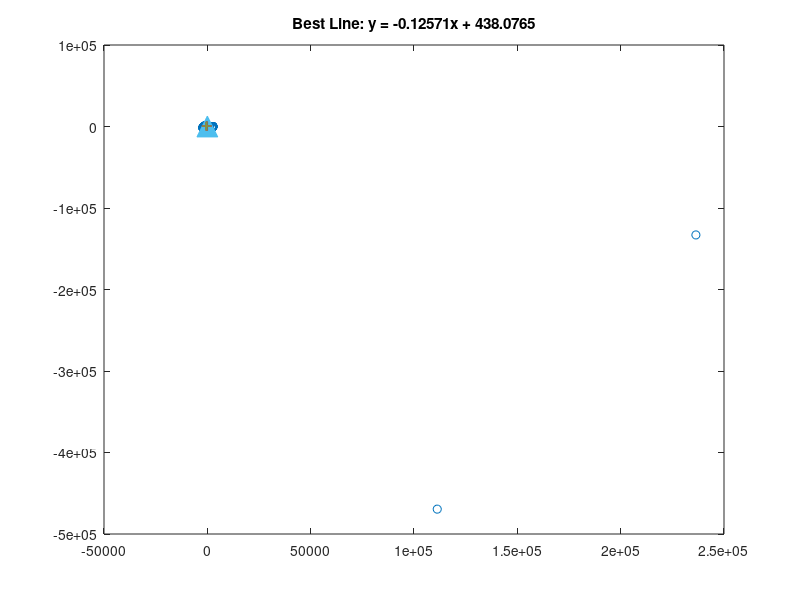

MATLAB code for this plot:
clear;
% 生成一些示例数据
%angles = [0.00, 1.55, 2.00, 2.93, 4.07, 5.41, 5.64, 7.49, 8.08, 9.47, 9.22, 10.18, 11.87, 12.73, 13.55, 14.64, 15.24, 16.83, 17.87, 18.39, 18.91, 20.12, 20.91, 21.74, 22.86, 23.91, 24.65, 25.79, 26.46, 26.82, 27.55, 29.51, 30.24, 30.96, 32.24, 32.70, 34.02, 33.96, 35.69, 36.79, 38.11, 38.01, 38.54, 40.89, 41.87, 41.20, 43.85, 44.27, 44.84, 45.90, 46.90, 47.56, 48.93, 49.01, 50.58, 51.31, 52.05, 52.54, 53.97, 53.82, 55.01, 56.46, 57.48, 58.75, 59.84, 60.53, 61.50, 62.23, 62.50, 63.97, 64.55, 65.57, 67.56, 67.86, 68.85, 68.97, 70.47, 71.77, 72.32, 73.41, 74.05, 75.87, 75.99, 77.06, 78.02, 78.32, 79.80, 81.14, 80.85, 82.64, 82.78, 84.85, 84.32, 85.88, 87.01, 88.19, 89.30, 89.52, 90.28, 91.16, 91.24, 92.84, 94.97, 94.95, 96.11, 97.02, 97.99, 100.05, 99.42, 100.52, 101.78, 102.52, 103.61, 103.88, 105.91, 106.86, 106.82, 108.82, 108.70, 110.25, 110.95, 111.77, 112.69, 114.02, 114.47, 115.68, 115.78, 117.89, 118.65, 119.18, 121.13, 121.37, 121.82, 122.87, 123.55, 124.07, 125.84, 126.25, 126.59, 128.22, 129.74, 130.69, 130.99, 132.54, 132.67, 134.23, 133.98, 135.65, 136.09, 137.41, 137.80, 140.29, 140.26, 141.07, 142.41, 143.78, 143.85, 144.64, 144.85, 146.90, 147.47, 148.95, 149.30, 149.60, 151.12, 151.72, 154.22, 154.56, 154.89, 155.34, 157.54, 157.83, 159.15, 159.37, 160.90, 159.14, 161.31, 163.30, 165.48, 165.69, 165.70, 167.08, 168.42, 168.41, 168.62, 171.26, 171.30, 172.31, 172.74, 174.48, 175.16, 175.58, 176.41, 177.98, 178.13, 179.22, 180.50, 182.30, 182.26, 183.09, 184.40, 186.12, 184.93, 184.71, 188.70, 189.53, 189.62, 190.84, 191.36, 192.55, 193.33, 194.96, 196.27, 196.40, 197.21, 198.63, 199.10, 199.69, 200.62, 203.00, 202.88, 204.21, 205.27, 206.10, 206.92, 206.24, 208.75, 209.04, 210.41, 211.69, 211.74, 213.17, 213.71, 214.39, 217.36, 216.77, 217.42, 219.32, 220.78, 219.95, 220.63, 223.20, 223.13, 222.42, 224.93, 225.95, 227.20, 226.79, 228.78, 230.28, 229.68, 231.15, 232.21, 233.13, 233.89, 235.57, 236.32, 236.97, 237.85, 236.70, 236.46, 240.36, 242.42, 242.17, 243.81, 244.14, 245.19, 246.28, 246.83, 248.06, 247.81, 250.22, 251.55, 252.43, 252.16, 253.79, 255.48, 254.34, 255.80, 257.83, 257.48, 258.84, 259.59, 261.17, 261.32, 261.35, 263.57, 265.48, 264.49, 266.07, 268.16, 269.21, 268.77, 265.94, 263.83, 273.21, 274.79, 274.35, 275.23, 275.51, 276.38, 278.38, 278.68, 278.53, 280.02, 281.45, 282.81, 282.38, 284.39, 281.61, 283.23, 286.27, 288.53, 288.88, 289.65, 289.53, 291.71, 293.59, 292.44, 292.85, 295.53, 295.73, 296.62, 298.00, 298.98, 299.07, 300.12, 302.00, 302.92, 302.54, 299.39, 306.73, 307.51, 306.06, 306.62, 309.31, 309.06, 309.25, 312.17, 313.04, 312.96, 314.25, 315.56, 317.01, 316.19, 317.93, 318.97, 319.59, 320.82, 321.26, 321.42, 323.43, 323.24, 324.75, 327.49, 326.70, 328.13, 328.26, 331.12, 330.79, 330.46, 332.94, 334.12, 331.40, 333.25, 336.06, 337.09, 336.78, 338.35, 341.36, 340.76, 341.16, 342.35, 344.54, 343.49, 344.92, 346.41, 346.89, 347.40, 350.42, 351.00, 350.13, 350.76, 351.96, 354.57, 355.28, 354.74, 357.80, 357.79, 357.02, 358.38, 359.98, 359.88, 358.31, 359.27, 358.69, 359.65, 359.63, 359.93, 358.01];
%angles = [0.00, 3.53, 15.79, 15.42, 69.13, 70.52, 71.27, 72.46, 72.47, 74.40, 75.34, 75.51, 86.03, 118.14, 130.57, 131.34, 132.10, 132.48, 143.24, 144.25, 144.36, 145.67, 148.85, 154.47, 161.89, 163.17, 172.34, 172.94, 174.70, 176.45, 176.85, 177.12, 179.08, 217.97, 234.78, 241.06, 242.67, 243.59, 243.66, 244.06, 245.86, 247.27, 246.93, 248.52, 249.68, 250.32, 250.94, 253.01, 253.20, 254.01, 254.03, 255.49, 257.83, 258.15, 257.15, 260.51, 261.86, 261.59, 261.59, 263.59, 264.46, 265.19, 266.03, 267.90, 268.10, 268.23, 270.49, 271.71, 271.22, 271.50, 273.43, 274.93, 275.31, 276.37, 278.22, 277.84, 278.23, 279.77, 281.19, 281.47, 282.07, 284.44, 284.64, 285.40, 286.11, 287.58, 288.72, 288.86, 289.22, 291.61, 292.33, 292.53, 293.71, 295.00, 295.19, 295.69, 297.69, 298.40, 299.07, 299.00, 302.11, 301.45, 302.86, 302.50, 305.35, 305.18, 306.14, 306.85, 309.95, 309.74, 309.60, 333.84];
%distances = [ 402, 393, 385, 118, 366,  432,  482,  483,  482, 482,  482,  484,  484,  485,  487,  486,  0,   499,  491,  493,  494,  496,  498 , 501 , 502, 504 , 508,  509,  514,  515,  518,  524,  526,  527,  531,  533, 541, 545 , 551 , 554 , 559 , 562 , 568,  577, 578 , 591 , 594 , 603 , 611 , 614, 624,  630,  637, 646,  658,  668,  678,  696, 705,  715,  718,  732,  753,  766,  772,  793, 817,  827,  838,  876,  879,  905, 931, 960,  262,  261,  263,  0,   0,   0,   0,   0,   0,   1322,  1384,  1577,  1788,  2051,  1418,  1446,  1235,  1232,  0,   0,   1147,  1146,  1144,  1143,  1140,  1136,  1139,  1134,  1131,  1130,  1128,  1135,  770,  795,  1131,  1132,  1133,  1135,  1135,  1138,  1138,  1141,  1143,  1148,  987,  957,  956,  980,  983,  1190,  1191,  1209,  1196,  1211,  2131,  2152,  2153,  2159,  2175,  2157,  2172,  2228,  2265,  2267,  2281,  2287,  2334,  2372,  0,   0,   0,   3768,  3783,  3840,  3944,  3965,  3955,  2581,  2542,  2548,  2471,  0,  0,   233,  0,   0,   372,  390,  2525,  2483,  2453,  2082,  1090,  1085,  1084,  740,  741,  741,  737,  736,  787,  788,  156,  824,  836,  810,  785,  857,  298,  1225,  1095,  0,   0,   0,   0,   266,  266,  266,  1995,  295,  297,  0,   2937,  0,  3463,  3948,  4440,  6445,  2978,  2883,  371,  373,  373,  375,  398,  383,  399,  401,  402,  401,  405,  412,  410,  388,  394,  410,  409,  413,  418,  417,  422,  424,  425,  429,  432,  434,  440,  442,  444,  446,  453,  459,  462,  415,  441,  442,  446,  426,  402,  404,  398,  386,  371,  378,  366,  352,  359,  349,  332,  318,  322,  318,  322,  323,  316,  311,  302,  302,  296,  292,  291,  288,  284,  279,  279,  279,  272,  273,  269,  269,  266,  264,  263,  262,  263,  265,  257,  256,  255,  255,  253,  254,  251,  251,  251,  250,  249,  249,  249,  248,  247,  247,  247,  247,  247,  247,  247,  248,  248,  248,  249,  250,  250,  249,  251,  251,  250,  252,  254,  255,  255,  255,  257,  258,  259,  259,  262,  263,  263,  266,  268,  271,  269,  274,  277,  279,  281,  283,  286,  287,  289,  294,  298,  294,  303,  307,  308,  309,  318,  325,  322,  325,  340,  345,  345,  349,  362,  363,  366,  377,  391,  382,  395,  411,  417,  410,  426,  446,  461,  449,  426,  0,   461,  460,  453,  451,  448,  446,  440,  437,  434,  431,  423,  423,  426,  422,  416,  416,  416,  411,  410,  410,  410,  407,  404,  404,  404,  402,  402,  402,  403,  403,  405,  403,  403,  404];
%distances = [ 118,  263,  266,  0,   0,   0,   0,   0,   0,   0,   0,   0,   0,   0,   0,   0,   0,   0,   0,   170,  171,  246,  281,  0,   0,   0,   0,   0,   265,  0,   296,  297,  296,  0,   0,   300,  295,  287,  286,  287,  283,  278,  275,  275,  273,  269,  269,  267,  265,  263,  262,  262,  259,  259,  258,  256,  254,  254,  254,  252,  251,  251,  250,  249,  249,  249,  248,  247,  247,  247,  247,  247,  247,  247,  247,  248,  248,  248,  249,  250,  250,  250,  251,  252,  252,  252,  255,  255,  255,  255,  259,  260,  260,  262,  265,  265,  267,  271,  271,  272,  273,  277,  279,  279,  283,  287,  289,  289,  291,  296,  297,  299];

%angles = [348.34, 63.62, 65.13, 76.34, 233.23, 235.83, 235.62, 237.21, 237.16, 238.41, 239.42, 240.54, 241.40, 243.07, 243.14, 244.15, 244.49, 247.08, 246.85, 247.36, 248.78, 250.36, 250.57, 251.02, 252.04, 253.02, 253.86, 254.87, 256.77, 258.34, 256.98, 259.11, 260.01, 260.87, 261.35, 263.74, 263.15, 263.49, 264.67, 266.78, 267.45, 267.58, 269.01, 270.51, 271.30, 271.73, 272.24, 274.09, 274.08, 274.92, 276.72, 277.24, 277.73, 279.58, 279.62, 280.69, 282.00, 283.25, 283.78, 283.56, 285.72, 286.50, 287.92, 288.69, 289.54, 289.54, 291.16, 290.87, 292.86, 293.52, 296.27, 296.14, 294.95, 297.70, 299.34, 298.58, 300.12, 301.26, 302.81, 303.15, 304.00, 304.42, 300.58, 298.75, 304.56, 309.45, 308.78, 309.54, 311.45, 311.55, 313.01, 314.81, 315.47, 316.25, 316.93, 317.80, 318.64, 320.24, 320.49, 321.38, 323.51, 322.41, 324.61, 324.84, 347.13, 348.05, 347.74, 351.05, 350.67, 350.63, 352.64, 354.41, 355.43, 354.28, 356.41, 358.43, 358.29, 357.38, 359.26, 359.30, 358.52, 359.48, 354.27, 355.21, 356.15, 357.09, 358.03];
%distances =[ 365, 250, 248, 260, 382, 395, 391, 388, 391, 390, 377, 379, 373, 362, 356, 353, 347, 345, 341, 339, 332, 329, 326, 320, 318, 315, 313, 313, 309, 307, 305, 302, 302, 299, 296, 297, 294, 292, 290, 290, 289, 287, 286, 286, 283, 283, 282, 283, 280, 280, 280, 280, 279, 279, 280, 279, 279, 279, 279, 280, 280, 280, 280, 280, 281, 281, 282, 282, 283, 284, 285, 286, 287, 288, 290, 293, 292, 292, 296, 299, 298, 301, 304, 304, 303, 310, 314, 311, 314, 318, 323, 321, 327, 334, 335, 337, 349, 350, 349, 350, 361, 340, 357, 380, 391, 385, 385, 108, 396, 398, 396, 392, 390, 389, 386, 385, 383, 383, 381, 343, 343, 379, 379, 342, 381, 380, 362];

%angles = [330.29, 1.00,  1.92,  3.49,  4.03,  4.95,  5.73,  7.61,  7.96,  9.39,  9.77,  10.85, 11.61, 12.28, 13.93, 14.52, 15.37, 16.11, 17.34, 17.43, 19.21, 20.19, 20.69, 21.73, 22.81, 23.44, 24.91, 24.85, 26.23, 27.11, 27.65, 28.48, 29.83, 31.88, 31.59, 33.18, 33.61, 34.51, 35.41, 35.69, 37.38, 37.98, 39.26, 40.78, 41.19, 41.75, 43.42, 43.41, 44.03, 45.45, 46.49, 47.40, 48.19, 49.36, 50.40, 50.39, 52.86, 52.75, 54.19, 60.20, 71.92, 73.37, 73.36, 75.81, 75.42, 76.89, 78.01, 78.31, 79.53, 80.44, 81.25, 82.53, 83.11, 84.22, 84.63, 85.60, 86.55, 88.21, 88.79, 89.83, 90.77, 156.22, 156.90, 158.13, 158.80, 271.96, 278.37, 319.37, 320.45, 321.05, 321.41, 323.52, 324.16, 324.88, 325.72, 327.16, 327.30, 327.42, 329.59, 330.83, 331.49, 331.92, 333.21, 334.42, 334.44, 335.00, 337.09, 337.26, 337.96, 340.22, 341.94, 341.99, 341.93, 343.43, 344.74, 344.69, 346.33, 346.86, 348.69, 347.89, 349.58, 350.48, 351.24, 351.35, 353.81, 354.51, 355.22, 355.66, 356.38, 358.46, 358.56, 359.71, 359.52];
%distances =[276, 270, 270, 269, 269, 270, 269, 270, 269, 270, 270, 270, 270, 271, 271, 273, 273, 273, 275, 275, 277, 278, 280, 280, 282, 284, 284, 286, 287, 290, 292, 294, 295, 297, 299, 300, 305, 306, 310, 312, 317, 319, 322, 328, 328, 335, 337, 341, 348, 348, 353, 362, 366, 373, 377, 384, 389, 397, 396, 398, 398, 396, 96, 383, 385, 383, 380, 379, 376, 376, 372, 373, 372, 370, 368, 368, 336, 327, 352, 352, 248, 300, 297, 357, 395, 399, 397, 389, 380, 369, 372, 368, 356, 354, 349, 343, 335, 331, 334, 326, 323, 318, 318, 312, 310, 308, 305, 302, 300, 298, 296, 293, 291, 290, 289, 284, 283, 283, 280, 279, 280, 277, 275, 275, 275, 274, 273, 272, 272, 271, 271, 271, 271];

% angles = [1.72,  2.38,  3.79,  3.49,  5.36,  5.66,  7.07,  7.76,  8.75,  9.79,  11.26, 11.72, 12.05, 13.41, 14.79, 15.23, 16.42, 17.20, 18.18, 18.64, 20.12, 20.68, 21.44, 22.48, 24.09, 24.88, 25.42, 26.44, 27.73, 27.65, 29.31, 30.25, 31.19, 32.13, 32.52, 33.59, 34.94, 34.80, 36.02, 37.80, 38.33, 39.12, 40.68, 40.90, 42.19, 42.84, 44.14, 44.39, 45.76, 46.91, 47.30, 48.70, 49.87, 50.71, 51.33, 52.31, 53.05, 53.62, 55.17, 56.52, 56.72, 58.88, 59.06, 61.25, 61.64, 62.26, 63.00, 64.19, 64.82, 67.01, 67.37, 68.87, 69.32, 70.51, 71.55, 72.27, 72.48, 74.34, 75.08, 76.00, 76.98, 77.46, 78.95, 79.35, 80.21, 81.38, 82.35, 83.48, 84.16, 85.17, 86.15, 86.57, 88.24, 89.32, 90.26, 90.57, 91.39, 92.43, 93.04, 94.26, 95.56, 97.31, 96.28, 97.63, 98.94, 99.56, 100.09, 101.41, 102.81, 103.76, 104.47, 104.90, 102.36, 105.27, 107.17, 109.98, 109.74, 110.33, 111.33, 112.53, 114.10, 114.30, 115.84, 116.69, 117.30, 118.69, 119.14, 120.07, 121.13, 121.54, 123.16, 123.77, 124.62, 158.72, 162.52, 285.46, 285.89, 287.50, 289.10, 290.17, 289.79, 292.25, 293.04, 291.69, 292.94, 294.91, 296.08, 295.87, 297.53, 298.74, 300.05, 299.68, 301.58, 302.77, 301.69, 302.95, 306.06, 306.57, 305.20, 310.81, 313.42, 313.59, 314.80, 316.25, 316.70, 318.36, 318.65, 319.93, 320.57, 321.21, 321.81, 323.18, 324.56, 324.66, 325.65, 327.40, 327.17, 329.30, 330.08, 331.40, 331.95, 331.73, 333.77, 335.28, 334.78, 335.68, 337.35, 337.98, 337.48, 339.65, 341.66, 342.03, 341.74, 342.83, 344.77, 345.73, 345.50, 347.41, 349.39, 348.74, 350.00, 351.40, 351.14, 351.74, 354.11, 354.66, 355.88, 355.92, 356.84, 358.93, 358.51, 359.54];
% distances = [399, 291, 291, 290, 290, 290, 290, 290, 290, 290, 290, 290, 290, 291, 291, 292, 292, 293, 293, 294, 296, 296, 298, 299, 300, 301, 303, 305, 307, 308, 310, 310, 313, 315, 319, 320, 324, 324, 327, 330, 332, 338, 342, 345, 348, 353, 358, 358, 365, 371, 375, 377, 384, 388, 393, 400, 406, 413, 420, 427, 433, 440, 449, 429, 450, 444, 439, 436, 101, 102, 418, 414, 413, 407, 405, 399, 398, 395, 392, 388, 386, 385, 383, 370, 364, 376, 374, 373, 373, 355, 345, 343, 342, 348, 447, 447, 445, 445, 445, 444, 444, 443, 443, 443, 443, 444, 444, 445, 445, 446, 447, 448, 448, 449, 452, 454, 454, 454, 457, 459, 462, 464, 464, 469, 472, 473, 475, 480, 485, 482, 489, 495, 499, 270, 106, 414, 415, 418, 443, 444, 443, 445, 448, 449, 449, 455, 455, 457, 458, 465, 465, 464, 472, 475, 476, 477, 482, 488, 493, 497, 482, 491, 489, 479, 460, 462, 456, 437, 429, 421, 424, 413, 402, 393, 397, 380, 376, 372, 367, 360, 357, 360, 348, 345, 342, 342, 341, 330, 331, 329, 321, 320, 319, 317, 312, 312, 313, 310, 306, 305, 305, 302, 301, 300, 299, 295, 296, 295, 295,  291, 290, 290];

angles = [1.07,  1.61,  3.13,  3.37,  5.06,  6.21,  7.27,  8.49,  8.53,  9.78,  10.53, 11.38, 12.58, 13.41, 14.66, 14.81, 16.49, 17.54, 18.62, 19.41, 20.55, 21.05, 21.50, 22.60, 23.15, 24.93, 25.65, 26.25, 27.22, 28.24, 29.39, 29.84, 30.89, 31.59, 32.26, 33.30, 34.93, 35.94, 36.74, 37.38, 38.47, 39.37, 39.71, 40.77, 42.04, 43.08, 44.03, 44.78, 45.62, 46.07, 47.65, 48.60, 49.22, 50.45, 51.85, 52.60, 54.61, 55.10, 55.80, 57.13, 57.30, 58.32, 59.56, 59.95, 61.43, 61.69, 62.53, 64.48, 65.02, 65.88, 67.35, 67.67, 68.72, 69.63, 71.01, 72.32, 73.10, 74.19, 75.93, 75.52, 76.70, 77.39, 78.82, 79.35, 79.88, 81.37, 82.09, 83.71, 83.94, 85.56, 86.13, 86.51, 87.73, 89.92, 91.07, 91.49, 92.78, 94.00, 94.22, 95.49, 96.34, 96.66, 98.01, 98.74, 100.34, 101.24, 101.77, 102.46, 103.78, 105.08, 104.81, 105.96, 106.88, 108.03, 109.05, 110.74, 110.90, 111.39, 112.18, 113.80, 113.73, 114.77, 115.65, 117.90, 117.78, 118.68, 120.74, 121.17, 121.67, 122.16, 123.63, 124.83, 125.07, 126.66, 127.66, 128.56, 128.89, 130.05, 130.68, 131.59, 133.21, 134.10, 135.30, 134.76, 136.37, 137.93, 137.99, 139.54, 140.12, 144.92, 146.32, 146.03, 147.70, 148.71, 149.02, 149.71, 151.39, 153.11, 152.88, 153.57, 159.70, 161.05, 162.56, 164.06, 165.21, 166.64, 165.71, 168.33, 169.72, 169.38, 169.35, 171.72, 172.97, 172.91, 173.63, 175.83, 176.18, 176.12, 177.86, 179.70, 179.47, 181.06, 182.55, 184.08, 183.91, 185.03, 186.76, 186.63, 187.06, 188.67, 190.60, 190.10, 191.54, 192.88, 193.58, 194.30, 194.01, 198.39, 199.08, 199.63, 201.28, 202.23, 202.63, 203.91, 204.78, 205.50, 206.57, 206.73, 208.93, 209.71, 209.57, 210.26, 211.72, 213.23, 213.81, 215.02, 216.43, 216.77, 216.33, 217.26, 220.24, 220.24, 220.82, 222.48, 223.99, 223.38, 224.28, 225.98, 226.85, 227.07, 227.49, 230.92, 230.52, 230.57, 232.24, 234.05, 233.02, 234.33, 236.20, 237.72, 237.47, 237.83, 239.00, 241.52, 240.46, 243.11, 243.89, 243.74, 244.79, 244.45, 248.15, 248.09, 248.42, 250.26, 250.65, 251.12, 251.10, 253.58, 254.67, 254.18, 257.69, 260.56, 261.78, 260.62, 263.68, 265.23, 265.43, 265.57, 267.77, 268.34, 268.96, 269.04, 271.34, 272.34, 272.52, 272.90, 275.09, 275.72, 275.04, 277.19, 278.71, 278.32, 278.68, 280.82, 282.62, 282.83, 283.33, 284.95, 286.21, 285.42, 287.14, 288.66, 288.46, 288.79, 291.69, 292.83, 292.86, 293.39, 295.37, 295.74, 295.89, 296.86, 299.66, 299.68, 300.12, 299.91, 303.29, 302.67, 302.95, 304.79, 306.82, 306.40, 306.70, 308.57, 310.07, 309.45, 310.08, 313.07, 313.32, 312.62, 315.30, 316.65, 316.72, 317.13, 319.22, 319.60, 319.90, 320.78, 323.13, 323.02, 323.18, 323.93, 327.08, 326.66, 327.24, 328.88, 330.63, 330.40, 329.91, 332.48, 334.17, 333.26, 334.46, 336.64, 338.08, 338.00, 338.06, 339.60, 340.33, 340.85, 342.47, 344.63, 344.57, 343.61, 345.77, 347.30, 348.08, 347.35, 350.57, 351.55, 351.11, 351.33, 353.40, 354.58, 355.31, 356.75, 357.04, 357.61, 358.90, 359.88, 359.56, 359.60];
distances = [260, 261, 262, 262, 264, 265, 267, 267, 268, 270, 271, 273, 273, 276, 277, 278, 282, 283, 285, 286, 291, 291, 294, 297, 301, 305, 306, 311, 315, 318, 320, 326, 330, 334, 336, 344, 348, 355, 359, 369, 374, 376, 385, 392, 400, 409, 415, 421, 401, 481, 425, 423, 415, 409, 407, 404, 402, 398, 392, 392, 387, 384, 382, 378, 377, 373, 371, 369, 373, 360, 362, 361, 359, 358, 358, 357, 356, 340, 332, 330, 329, 330, 435, 434, 426, 418, 417, 448, 437, 435, 435, 437, 437, 438, 438, 440, 442, 443, 445, 446, 448, 448, 452, 454, 455, 457, 461, 463, 464, 469, 475, 475, 476, 479, 488, 489, 492, 498, 506, 509, 514, 519, 527, 525, 533, 544, 553, 548, 558, 563, 573, 578, 601, 605, 602, 617, 632, 636, 644, 670, 681, 690, 707, 710, 754, 784, 812, 852, 860, 894, 889, 935, 980, 980, 284, 322, 366, 363, 1401, 1628, 1615, 1360, 1195, 1195, 1193, 1158, 1121, 1137, 1123, 1137, 123, 124, 124, 1104, 765, 790, 780, 1175, 1140, 1138, 1129, 1140, 1137, 1128, 1121, 1120, 1131, 1155, 1154, 1039, 1034, 1039, 1059, 1035, 1169, 1180, 1206, 1152, 1148, 2149, 2180, 2187, 2214, 2228, 2238, 2262, 2260, 2292, 2320, 2340, 2374, 2413, 2408, 2437, 2463, 2595, 2601, 2625, 2680, 2705, 2733, 2756, 2630, 2672, 2697, 2677, 2632, 2661, 2625, 2618, 2572, 2565, 2537, 2491, 1166, 1156, 1154, 1185, 1203, 1183, 849, 797, 793, 796, 789, 811, 943, 949, 967, 399, 399, 320, 326, 1850, 336, 1647, 3496, 3326, 3529, 4504, 2932, 2927, 2936, 2933, 422, 421, 422, 447, 448, 448, 448, 451, 451, 451, 455, 456, 456, 458, 461, 464, 463, 466, 474, 475, 474, 478, 482485, 489, 492, 498, 500, 501, 506, 493, 488, 494, 466, 457, 443, 438, 419, 412, 417, 394, 379, 380, 382, 368, 352, 362, 354, 342, 340, 334, 334, 325, 320, 319, 315, 310, 310, 305, 298, 297, 297, 296, 288, 286, 286, 283, 280, 280, 280, 276, 273, 272, 271268, 267, 268, 1038, 1179, 1172, 1195, 1150, 2149, 2171, 2177, 2202, 2209, 2208, 2249, 2265, 2290, 2292, 2313, 2346, 2374, 2370, 2413, 2461, 2452, 2550, 2605, 2625, 2625, 2694, 2771, 2766, 2654, 2690, 2721, 2682];
% 将极坐标转换为直角坐标
x = distances .* cosd(angles);
y = distances .* sind(angles);
% 合并数据
data = [x; y];

% 绘制数据点
figure;
plot(data(1,:), data(2,:), 'o');
hold on;

iter = 1000;
number = size(data, 2); % 总点数
bestParameter1 = 0;
bestParameter2 = 0;
sigma = 4;
q_num = 38; %符合直线的标准点数
pretotal = 0; % 符合拟合模型的数据的个数

j=1;
for i = 1:iter
    % 随机选择两个点
    idx = randperm(number, 2);
    sample = data(:, idx);

    % 拟合直线方程 y = kx + b
    line = zeros(1, 3);
    x = sample(1, :);
    y = sample(2, :);

    k = (y(1) - y(2)) / (x(1) - x(2)); % 直线斜率
    b = y(1) - k * x(1);
    line = [k -1 b];

    mask = abs(line * [data; ones(1, size(data, 2))]); % 求每个数据到拟合直线的距离
    total = sum(mask < sigma); % 计算数据距离直线小于一定阈值的数据的个数

    if total > pretotal % 找到符合拟合直线数据最多的拟合直线
        pretotal = total;
        bestline = line; % 找到最好的拟合直线
    end
    %%%%%%%%%%%%%%%%%%%%%%%%%
    if total > q_num
        qualified_line(j) = {line};
        j = j + 1;
    end
end

% 显示符合最佳拟合的数据
mask = abs(bestline * [data; ones(1, size(data, 2))]) < sigma;
hold on;
k = 1;
for i = 1:length(mask)
    if mask(i)
        inliers(:, k) = data(:, i);
        k = k + 1;
        plot(data(1, i), data(2, i), '+');
    end
end

% 绘制最佳匹配直线
bestParameter1 = -bestline(1) / bestline(2);
bestParameter2 = -bestline(3) / bestline(2);
xAxis = min(inliers(1, :)):max(inliers(1, :));
yAxis = bestParameter1 * xAxis + bestParameter2;
plot(0,0,'^','MarkerSize',15,'MarkerFaceColor','auto');
plot(xAxis, yAxis, 'r-', 'LineWidth', 3);

title(['Best Line: y = ', num2str(bestParameter1), 'x + ', num2str(bestParameter2)]);


for i = 1:size(qualified_line,2)
    qline = qualified_line{i};
    Parameter1 = -qline(1) / qline(2);
    Parameter2 = -qline(3) / qline(2);
    mask = abs(qline * [data; ones(1, size(data, 2))]) < sigma;
    k = 1;
    for j = 1:length(mask)
        if mask(j)
            inliers(:, k) = data(:, j);
            k = k + 1;
            plot(data(1, j), data(2, j), '+');
        end
    end
    xAxis = min(inliers(1, :)):max(inliers(1, :));
    yAxis = Parameter1 * xAxis + Parameter2;
    plot(xAxis, yAxis, 'g-', 'LineWidth', 1);
end

% filename = 'data.txt';  % 文件名
% fileID = fopen(filename, 'w');  % 打开文件
% 
% % 将数据写入文件
% for i = 1:size(data, 1)
%     fprintf(fileID, '%f\t,', data(i, 1:end-1));  % 写入每行的数据（最后一列之前）
%     fprintf(fileID, '%f\n', data(i, end));  % 写入每行的最后一列数据，并换行
% end
% 
% fclose(fileID);  % 关闭文件
% disp('数据已保存为文本文件。');
